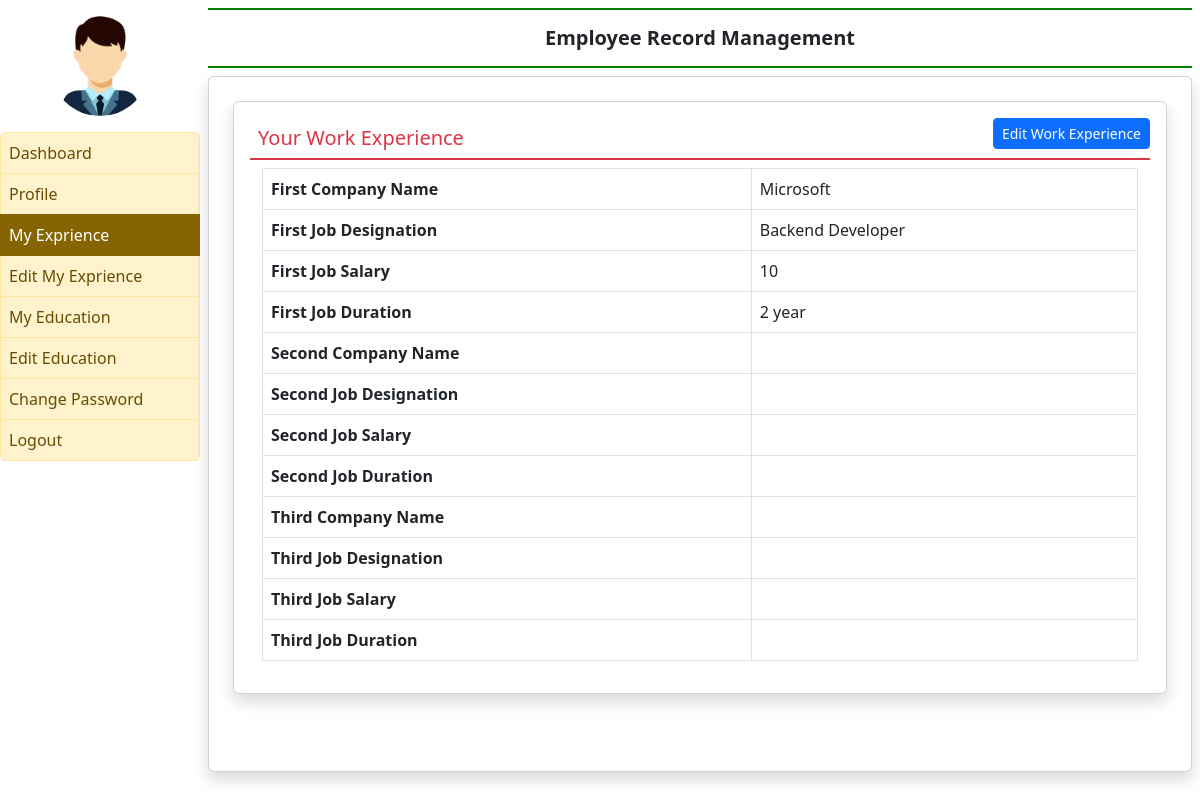
The page /my_experience/ (signed in) on the database its author committed.
### employeeApp/models.py (models this page shows, shortened)
class EmployeeExperience(models.Model):
    user = models.ForeignKey(User, on_delete=models.CASCADE)
    company1name = models.CharField(max_length=100)
    company1desig = models.CharField(max_length=100, null=True)
    company1salary = models.CharField(max_length=100, null=True)
    company1duration = models.CharField(max_length=100, null=True)
    company2name = models.CharField(max_length=100)
    company2desig = models.CharField(max_length=100, null=True)
    company2salary = models.CharField(max_length=100, null=True)
    company2duration = models.CharField(max_length=100, null=True)
    company3name = models.CharField(max_length=100)
    company3desig = models.CharField(max_length=100, null=True)
    company3salary = models.CharField(max_length=100, null=True)
    company3duration = models.CharField(max_length=100, null=True)

### employeeApp/views.py (the view)
# urls.py: path('my_experience/',views.my_experience, name='my_experience'),
def my_experience(request):
    if not request.user.is_authenticated:
        return redirect('emp_login')
    user = request.user
    try:
        exp = EmployeeExperience.objects.get(user=user)
    except EmployeeExperience.DoesNotExist:
        exp = None  # Set to None if no experience is found
    return render(request, 'my_experience.html', {'exp': exp})  # Pass 'exp' to the template

### templates/my_experience.html (shortened to what this page needs)
{% extends "emp_base.html" %}
{% block main %}
<!DOCTYPE html>
<html lang="en">
<head>
    <link href="https://stackpath.bootstrapcdn.com/bootstrap/5.3.0/css/bootstrap.min.css" rel="stylesheet" />
    <link rel="stylesheet" href="https://cdnjs.cloudflare.com/ajax/libs/font-awesome/6.0.0/css/all.min.css" />
</head>
<body>
    <div class="card shadow m-2">
        <div class="card-body">
            <a href="{% url 'edit_myexperience' %}" class="btn btn-primary float-right btn-sm">Edit Work Experience</a>
            <h5 class="p-2 text-danger" style="border-bottom: 2px solid">Your Work Experience</h5>
            <div class="container-fluid">
                <table class="table table-bordered">
                    <tr>
                        <th>First Company Name</th>
                        <td>{{ exp.company1name }}</td>
                    </tr>
                    <tr>
                        <th>First Job Designation</th>
                        <td>{{ exp.company1desig }}</td>
                    </tr>
                    <tr>
                        <th>First Job Salary</th>
                        <td>{{ exp.company1salary }}</td>
                    </tr>
                    <tr>
                        <th>First Job Duration</th>
                        <td>{{ exp.company1duration }}</td>
                    </tr>
                    <tr>
                        <th>Second Company Name</th>
                        <td>{{ exp.company2name }}</td>
                    </tr>
                    <tr>
                        <th>Second Job Designation</th>
                        <td>{{ exp.company2desig }}</td>
                    </tr>
                    <tr>
                        <th>Second Job Salary</th>
                        <td>{{ exp.company2salary }}</td>
                    </tr>
                    <tr>
                        <th>Second Job Duration</th>
                        <td>{{ exp.company2duration }}</td>
                    </tr>
                    <tr>
                        <th>Third Company Name</th>
                        <td>{{ exp.company3name }}</td>
                    </tr>
                    <tr>
                        <th>Third Job Designation</th>
                        <td>{{ exp.company3desig }}</td>
                    </tr>
                    <tr>
                        <th>Third Job Salary</th>
                        <td>{{ exp.company3salary }}</td>
                    </tr>
                    <tr>
                        <th>Third Job Duration</th>
                        <td>{{ exp.company3duration }}</td>
                    </tr>
                </table>
            </div>
        </div>
    </div>
</body>
</html>
{% endblock %}

### rows shown on the page
EmployeeExperience: company1name "Microsoft", company1desig "Backend Developer", company1salary "10", company1duration "2 year"
